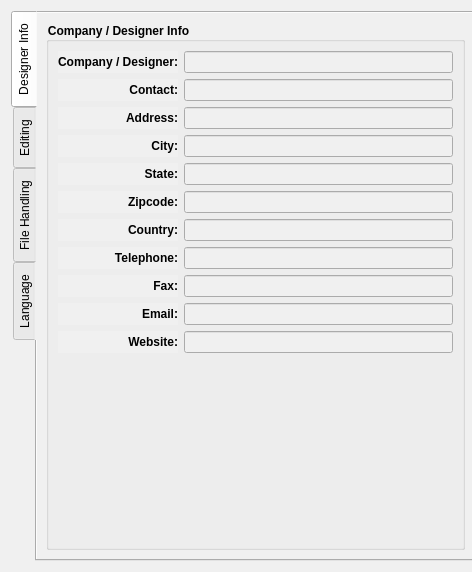
<?xml version="1.0" encoding="UTF-8"?>
<ui version="4.0">
 <class>PreferencesConfigurationPage</class>
 <widget class="QWidget" name="PreferencesConfigurationPage">
  <property name="geometry">
   <rect>
    <x>0</x>
    <y>0</y>
    <width>472</width>
    <height>572</height>
   </rect>
  </property>
  <property name="minimumSize">
   <size>
    <width>100</width>
    <height>100</height>
   </size>
  </property>
  <property name="maximumSize">
   <size>
    <width>487</width>
    <height>572</height>
   </size>
  </property>
  <property name="windowTitle">
   <string notr="true">Configuration</string>
  </property>
  <property name="styleSheet">
   <string notr="true">background-color: rgb(240, 240, 240);</string>
  </property>
  <layout class="QVBoxLayout" name="verticalLayout_13">
   <item>
    <widget class="QTabWidget" name="company_Tab">
     <property name="sizePolicy">
      <sizepolicy hsizetype="Fixed" vsizetype="Fixed">
       <horstretch>0</horstretch>
       <verstretch>0</verstretch>
      </sizepolicy>
     </property>
     <property name="minimumSize">
      <size>
       <width>465</width>
       <height>550</height>
      </size>
     </property>
     <property name="maximumSize">
      <size>
       <width>465</width>
       <height>550</height>
      </size>
     </property>
     <property name="font">
      <font>
       <pointsize>9</pointsize>
      </font>
     </property>
     <property name="autoFillBackground">
      <bool>false</bool>
     </property>
     <property name="tabPosition">
      <enum>QTabWidget::West</enum>
     </property>
     <property name="currentIndex">
      <number>0</number>
     </property>
     <widget class="QWidget" name="tab">
      <attribute name="title">
       <string>Designer Info</string>
      </attribute>
      <layout class="QVBoxLayout" name="verticalLayout_14">
       <item>
        <widget class="QGroupBox" name="groupBox">
         <property name="font">
          <font>
           <bold>true</bold>
          </font>
         </property>
         <property name="title">
          <string>Company / Designer Info</string>
         </property>
         <layout class="QVBoxLayout" name="verticalLayout_12">
          <item>
           <layout class="QFormLayout" name="formLayout">
            <item row="0" column="0">
             <widget class="QLabel" name="company_Label">
              <property name="minimumSize">
               <size>
                <width>120</width>
                <height>0</height>
               </size>
              </property>
              <property name="text">
               <string>Company / Designer:</string>
              </property>
              <property name="alignment">
               <set>Qt::AlignRight|Qt::AlignTrailing|Qt::AlignVCenter</set>
              </property>
             </widget>
            </item>
            <item row="0" column="1">
             <widget class="QLineEdit" name="companyName_LineEdit">
              <property name="autoFillBackground">
               <bool>false</bool>
              </property>
              <property name="frame">
               <bool>true</bool>
              </property>
              <property name="clearButtonEnabled">
               <bool>true</bool>
              </property>
             </widget>
            </item>
            <item row="1" column="0">
             <widget class="QLabel" name="contact_Label">
              <property name="minimumSize">
               <size>
                <width>120</width>
                <height>0</height>
               </size>
              </property>
              <property name="text">
               <string>Contact:</string>
              </property>
              <property name="alignment">
               <set>Qt::AlignRight|Qt::AlignTrailing|Qt::AlignVCenter</set>
              </property>
             </widget>
            </item>
            <item row="1" column="1">
             <widget class="QLineEdit" name="contact_LineEdit">
              <property name="clearButtonEnabled">
               <bool>true</bool>
              </property>
             </widget>
            </item>
            <item row="2" column="0">
             <widget class="QLabel" name="address_Label">
              <property name="minimumSize">
               <size>
                <width>120</width>
                <height>0</height>
               </size>
              </property>
              <property name="text">
               <string>Address:</string>
              </property>
              <property name="alignment">
               <set>Qt::AlignRight|Qt::AlignTrailing|Qt::AlignVCenter</set>
              </property>
             </widget>
            </item>
            <item row="2" column="1">
             <widget class="QLineEdit" name="address_LineEdit">
              <property name="clearButtonEnabled">
               <bool>true</bool>
              </property>
             </widget>
            </item>
            <item row="3" column="0">
             <widget class="QLabel" name="city_Label">
              <property name="minimumSize">
               <size>
                <width>120</width>
                <height>0</height>
               </size>
              </property>
              <property name="text">
               <string>City:</string>
              </property>
              <property name="alignment">
               <set>Qt::AlignRight|Qt::AlignTrailing|Qt::AlignVCenter</set>
              </property>
             </widget>
            </item>
            <item row="3" column="1">
             <widget class="QLineEdit" name="city_LineEdit">
              <property name="clearButtonEnabled">
               <bool>true</bool>
              </property>
             </widget>
            </item>
            <item row="4" column="0">
             <widget class="QLabel" name="state_Label">
              <property name="minimumSize">
               <size>
                <width>120</width>
                <height>0</height>
               </size>
              </property>
              <property name="text">
               <string>State:</string>
              </property>
              <property name="alignment">
               <set>Qt::AlignRight|Qt::AlignTrailing|Qt::AlignVCenter</set>
              </property>
             </widget>
            </item>
            <item row="4" column="1">
             <widget class="QLineEdit" name="state_LineEdit">
              <property name="clearButtonEnabled">
               <bool>true</bool>
              </property>
             </widget>
            </item>
            <item row="5" column="0">
             <widget class="QLabel" name="zipcode_Label">
              <property name="minimumSize">
               <size>
                <width>120</width>
                <height>0</height>
               </size>
              </property>
              <property name="text">
               <string>Zipcode:</string>
              </property>
              <property name="alignment">
               <set>Qt::AlignRight|Qt::AlignTrailing|Qt::AlignVCenter</set>
              </property>
             </widget>
            </item>
            <item row="5" column="1">
             <widget class="QLineEdit" name="zipcode_LineEdit">
              <property name="clearButtonEnabled">
               <bool>true</bool>
              </property>
             </widget>
            </item>
            <item row="6" column="0">
             <widget class="QLabel" name="country_Label">
              <property name="minimumSize">
               <size>
                <width>120</width>
                <height>0</height>
               </size>
              </property>
              <property name="text">
               <string>Country:</string>
              </property>
              <property name="alignment">
               <set>Qt::AlignRight|Qt::AlignTrailing|Qt::AlignVCenter</set>
              </property>
             </widget>
            </item>
            <item row="6" column="1">
             <widget class="QLineEdit" name="country_LineEdit">
              <property name="clearButtonEnabled">
               <bool>true</bool>
              </property>
             </widget>
            </item>
            <item row="7" column="0">
             <widget class="QLabel" name="telephone_Label">
              <property name="minimumSize">
               <size>
                <width>120</width>
                <height>0</height>
               </size>
              </property>
              <property name="text">
               <string>Telephone:</string>
              </property>
              <property name="alignment">
               <set>Qt::AlignRight|Qt::AlignTrailing|Qt::AlignVCenter</set>
              </property>
             </widget>
            </item>
            <item row="7" column="1">
             <widget class="QLineEdit" name="telephone_LineEdit">
              <property name="clearButtonEnabled">
               <bool>true</bool>
              </property>
             </widget>
            </item>
            <item row="8" column="0">
             <widget class="QLabel" name="fax_Label">
              <property name="minimumSize">
               <size>
                <width>120</width>
                <height>0</height>
               </size>
              </property>
              <property name="text">
               <string>Fax:</string>
              </property>
              <property name="alignment">
               <set>Qt::AlignRight|Qt::AlignTrailing|Qt::AlignVCenter</set>
              </property>
             </widget>
            </item>
            <item row="8" column="1">
             <widget class="QLineEdit" name="fax_LineEdit">
              <property name="clearButtonEnabled">
               <bool>true</bool>
              </property>
             </widget>
            </item>
            <item row="9" column="0">
             <widget class="QLabel" name="email_Label">
              <property name="minimumSize">
               <size>
                <width>120</width>
                <height>0</height>
               </size>
              </property>
              <property name="text">
               <string>Email:</string>
              </property>
              <property name="alignment">
               <set>Qt::AlignRight|Qt::AlignTrailing|Qt::AlignVCenter</set>
              </property>
             </widget>
            </item>
            <item row="9" column="1">
             <widget class="QLineEdit" name="email_LineEdit">
              <property name="clearButtonEnabled">
               <bool>true</bool>
              </property>
             </widget>
            </item>
            <item row="10" column="0">
             <widget class="QLabel" name="website_Label">
              <property name="minimumSize">
               <size>
                <width>120</width>
                <height>0</height>
               </size>
              </property>
              <property name="text">
               <string>Website:</string>
              </property>
              <property name="alignment">
               <set>Qt::AlignRight|Qt::AlignTrailing|Qt::AlignVCenter</set>
              </property>
             </widget>
            </item>
            <item row="10" column="1">
             <widget class="QLineEdit" name="website_LineEdit">
              <property name="clearButtonEnabled">
               <bool>true</bool>
              </property>
             </widget>
            </item>
           </layout>
          </item>
          <item>
           <spacer name="verticalSpacer_4">
            <property name="orientation">
             <enum>Qt::Vertical</enum>
            </property>
            <property name="sizeHint" stdset="0">
             <size>
              <width>20</width>
              <height>177</height>
             </size>
            </property>
           </spacer>
          </item>
         </layout>
        </widget>
       </item>
      </layout>
     </widget>
     <widget class="QWidget" name="editing_Tab">
      <attribute name="title">
       <string>Editing</string>
      </attribute>
      <layout class="QVBoxLayout" name="verticalLayout_9">
       <item>
        <widget class="QGroupBox" name="undo_GroupBox">
         <property name="minimumSize">
          <size>
           <width>0</width>
           <height>0</height>
          </size>
         </property>
         <property name="maximumSize">
          <size>
           <width>16777215</width>
           <height>16777215</height>
          </size>
         </property>
         <property name="font">
          <font>
           <pointsize>9</pointsize>
           <bold>true</bold>
          </font>
         </property>
         <property name="title">
          <string>Undo</string>
         </property>
         <layout class="QVBoxLayout" name="verticalLayout_3">
          <property name="topMargin">
           <number>6</number>
          </property>
          <property name="bottomMargin">
           <number>6</number>
          </property>
          <item>
           <layout class="QHBoxLayout" name="horizontalLayout_5">
            <item>
             <widget class="QLabel" name="undoCount_Label">
              <property name="minimumSize">
               <size>
                <width>140</width>
                <height>0</height>
               </size>
              </property>
              <property name="maximumSize">
               <size>
                <width>16777215</width>
                <height>16777215</height>
               </size>
              </property>
              <property name="font">
               <font>
                <pointsize>9</pointsize>
               </font>
              </property>
              <property name="text">
               <string>Count step:</string>
              </property>
              <property name="alignment">
               <set>Qt::AlignRight|Qt::AlignTrailing|Qt::AlignVCenter</set>
              </property>
             </widget>
            </item>
            <item>
             <widget class="QSpinBox" name="undoCount_SpinBox">
              <property name="minimumSize">
               <size>
                <width>80</width>
                <height>0</height>
               </size>
              </property>
              <property name="font">
               <font>
                <pointsize>9</pointsize>
               </font>
              </property>
              <property name="styleSheet">
               <string notr="true">background-color: rgb(255, 255, 255);</string>
              </property>
              <property name="alignment">
               <set>Qt::AlignRight|Qt::AlignTrailing|Qt::AlignVCenter</set>
              </property>
             </widget>
            </item>
            <item>
             <widget class="QLabel" name="label_10">
              <property name="font">
               <font>
                <pointsize>9</pointsize>
               </font>
              </property>
              <property name="text">
               <string> (0 - no limit)</string>
              </property>
             </widget>
            </item>
            <item>
             <spacer name="horizontalSpacer_5">
              <property name="orientation">
               <enum>Qt::Horizontal</enum>
              </property>
              <property name="sizeHint" stdset="0">
               <size>
                <width>40</width>
                <height>20</height>
               </size>
              </property>
             </spacer>
            </item>
           </layout>
          </item>
         </layout>
        </widget>
       </item>
       <item>
        <widget class="QGroupBox" name="selectionSound_GroupBox">
         <property name="minimumSize">
          <size>
           <width>0</width>
           <height>0</height>
          </size>
         </property>
         <property name="font">
          <font>
           <pointsize>9</pointsize>
           <bold>true</bold>
          </font>
         </property>
         <property name="title">
          <string>Selection sound</string>
         </property>
         <layout class="QVBoxLayout" name="verticalLayout_11">
          <property name="topMargin">
           <number>6</number>
          </property>
          <property name="bottomMargin">
           <number>6</number>
          </property>
          <item>
           <layout class="QHBoxLayout" name="horizontalLayout_8">
            <item>
             <widget class="QLabel" name="selectionSound__Label">
              <property name="minimumSize">
               <size>
                <width>140</width>
                <height>0</height>
               </size>
              </property>
              <property name="font">
               <font>
                <pointsize>9</pointsize>
               </font>
              </property>
              <property name="text">
               <string>Sound:</string>
              </property>
              <property name="alignment">
               <set>Qt::AlignRight|Qt::AlignTrailing|Qt::AlignVCenter</set>
              </property>
             </widget>
            </item>
            <item>
             <widget class="QComboBox" name="selectionSound_ComboBox">
              <property name="sizePolicy">
               <sizepolicy hsizetype="Expanding" vsizetype="Fixed">
                <horstretch>0</horstretch>
                <verstretch>0</verstretch>
               </sizepolicy>
              </property>
              <property name="minimumSize">
               <size>
                <width>0</width>
                <height>0</height>
               </size>
              </property>
              <property name="font">
               <font>
                <pointsize>9</pointsize>
               </font>
              </property>
              <property name="locale">
               <locale language="English" country="UnitedStates"/>
              </property>
              <property name="currentText">
               <string notr="true">silent</string>
              </property>
              <property name="placeholderText">
               <string notr="true"/>
              </property>
              <item>
               <property name="text">
                <string notr="true">silent</string>
               </property>
              </item>
              <item>
               <property name="text">
                <string notr="true">button_click</string>
               </property>
              </item>
              <item>
               <property name="text">
                <string notr="true">mouse1_click</string>
               </property>
              </item>
              <item>
               <property name="text">
                <string notr="true">mouse2_click</string>
               </property>
              </item>
              <item>
               <property name="text">
                <string notr="true">mouse3_click</string>
               </property>
              </item>
              <item>
               <property name="text">
                <string notr="true">camera_click</string>
               </property>
              </item>
              <item>
               <property name="text">
                <string notr="true">camera_buzz</string>
               </property>
              </item>
              <item>
               <property name="text">
                <string notr="true">clock_click</string>
               </property>
              </item>
              <item>
               <property name="text">
                <string notr="true">clock_beep</string>
               </property>
              </item>
              <item>
               <property name="text">
                <string notr="true">microwave_beep</string>
               </property>
              </item>
              <item>
               <property name="text">
                <string notr="true">coffeemaker_click</string>
               </property>
              </item>
              <item>
               <property name="text">
                <string notr="true">coffeemaker2_click</string>
               </property>
              </item>
              <item>
               <property name="text">
                <string notr="true">inspirstar_click</string>
               </property>
              </item>
              <item>
               <property name="text">
                <string notr="true">phone2_click</string>
               </property>
              </item>
              <item>
               <property name="text">
                <string notr="true">phone1_click</string>
               </property>
              </item>
              <item>
               <property name="text">
                <string notr="true">scissors_click</string>
               </property>
              </item>
              <item>
               <property name="text">
                <string notr="true">wallswitch_click</string>
               </property>
              </item>
              <item>
               <property name="text">
                <string notr="true">buzz_click</string>
               </property>
              </item>
             </widget>
            </item>
           </layout>
          </item>
         </layout>
        </widget>
       </item>
       <item>
        <widget class="QGroupBox" name="patternEditing_GroupBox">
         <property name="minimumSize">
          <size>
           <width>0</width>
           <height>0</height>
          </size>
         </property>
         <property name="maximumSize">
          <size>
           <width>16777215</width>
           <height>16777215</height>
          </size>
         </property>
         <property name="font">
          <font>
           <pointsize>9</pointsize>
           <bold>true</bold>
          </font>
         </property>
         <property name="title">
          <string>Pattern Editing Warnings</string>
         </property>
         <layout class="QVBoxLayout" name="verticalLayout_7">
          <property name="topMargin">
           <number>6</number>
          </property>
          <property name="bottomMargin">
           <number>6</number>
          </property>
          <item>
           <layout class="QVBoxLayout" name="verticalLayout_8">
            <item>
             <widget class="QCheckBox" name="confirmItemDelete_CheckBox">
              <property name="font">
               <font>
                <pointsize>9</pointsize>
               </font>
              </property>
              <property name="text">
               <string>Confirm Item Delete</string>
              </property>
              <property name="checked">
               <bool>true</bool>
              </property>
             </widget>
            </item>
            <item>
             <widget class="QCheckBox" name="confirmFormatRewriting_CheckBox">
              <property name="font">
               <font>
                <pointsize>9</pointsize>
               </font>
              </property>
              <property name="text">
               <string>Confirm Format Rewriting</string>
              </property>
              <property name="checked">
               <bool>true</bool>
              </property>
             </widget>
            </item>
           </layout>
          </item>
         </layout>
        </widget>
       </item>
       <item>
        <widget class="QGroupBox" name="suffix_GroupBox">
         <property name="minimumSize">
          <size>
           <width>0</width>
           <height>0</height>
          </size>
         </property>
         <property name="maximumSize">
          <size>
           <width>16777215</width>
           <height>16777215</height>
          </size>
         </property>
         <property name="font">
          <font>
           <pointsize>9</pointsize>
           <bold>true</bold>
          </font>
         </property>
         <property name="title">
          <string>Operations Default Suffix</string>
         </property>
         <layout class="QVBoxLayout" name="verticalLayout_2">
          <property name="topMargin">
           <number>6</number>
          </property>
          <property name="bottomMargin">
           <number>6</number>
          </property>
          <item>
           <layout class="QHBoxLayout" name="horizontalLayout_6">
            <item>
             <widget class="QLabel" name="label_11">
              <property name="minimumSize">
               <size>
                <width>140</width>
                <height>0</height>
               </size>
              </property>
              <property name="font">
               <font>
                <pointsize>9</pointsize>
               </font>
              </property>
              <property name="text">
               <string>Mirror by axis suffix:</string>
              </property>
              <property name="alignment">
               <set>Qt::AlignRight|Qt::AlignTrailing|Qt::AlignVCenter</set>
              </property>
             </widget>
            </item>
            <item>
             <widget class="QComboBox" name="mirrorByAxisSuffix_ComboBox">
              <property name="sizePolicy">
               <sizepolicy hsizetype="Expanding" vsizetype="Fixed">
                <horstretch>0</horstretch>
                <verstretch>0</verstretch>
               </sizepolicy>
              </property>
              <property name="minimumSize">
               <size>
                <width>0</width>
                <height>0</height>
               </size>
              </property>
              <property name="font">
               <font>
                <pointsize>9</pointsize>
               </font>
              </property>
             </widget>
            </item>
           </layout>
          </item>
          <item>
           <layout class="QHBoxLayout" name="horizontalLayout_7">
            <item>
             <widget class="QLabel" name="label_12">
              <property name="minimumSize">
               <size>
                <width>140</width>
                <height>0</height>
               </size>
              </property>
              <property name="font">
               <font>
                <pointsize>9</pointsize>
               </font>
              </property>
              <property name="text">
               <string>Mirror by line suffix:</string>
              </property>
              <property name="alignment">
               <set>Qt::AlignRight|Qt::AlignTrailing|Qt::AlignVCenter</set>
              </property>
             </widget>
            </item>
            <item>
             <widget class="QComboBox" name="mirrorByLineSuffix_ComboBox">
              <property name="sizePolicy">
               <sizepolicy hsizetype="Expanding" vsizetype="Fixed">
                <horstretch>0</horstretch>
                <verstretch>0</verstretch>
               </sizepolicy>
              </property>
              <property name="minimumSize">
               <size>
                <width>0</width>
                <height>0</height>
               </size>
              </property>
              <property name="font">
               <font>
                <pointsize>9</pointsize>
               </font>
              </property>
             </widget>
            </item>
           </layout>
          </item>
          <item>
           <layout class="QHBoxLayout" name="horizontalLayout">
            <item>
             <widget class="QLabel" name="label_13">
              <property name="minimumSize">
               <size>
                <width>140</width>
                <height>0</height>
               </size>
              </property>
              <property name="font">
               <font>
                <pointsize>9</pointsize>
               </font>
              </property>
              <property name="text">
               <string>Move suffix:</string>
              </property>
              <property name="alignment">
               <set>Qt::AlignRight|Qt::AlignTrailing|Qt::AlignVCenter</set>
              </property>
             </widget>
            </item>
            <item>
             <widget class="QComboBox" name="moveSuffix_ComboBox">
              <property name="sizePolicy">
               <sizepolicy hsizetype="Expanding" vsizetype="Fixed">
                <horstretch>0</horstretch>
                <verstretch>0</verstretch>
               </sizepolicy>
              </property>
              <property name="minimumSize">
               <size>
                <width>0</width>
                <height>0</height>
               </size>
              </property>
              <property name="font">
               <font>
                <pointsize>9</pointsize>
               </font>
              </property>
             </widget>
            </item>
           </layout>
          </item>
          <item>
           <layout class="QHBoxLayout" name="horizontalLayout_2">
            <item>
             <widget class="QLabel" name="label_14">
              <property name="minimumSize">
               <size>
                <width>140</width>
                <height>0</height>
               </size>
              </property>
              <property name="font">
               <font>
                <pointsize>9</pointsize>
               </font>
              </property>
              <property name="text">
               <string>Rotate suffix:</string>
              </property>
              <property name="alignment">
               <set>Qt::AlignRight|Qt::AlignTrailing|Qt::AlignVCenter</set>
              </property>
             </widget>
            </item>
            <item>
             <widget class="QComboBox" name="rotateSuffix_ComboBox">
              <property name="sizePolicy">
               <sizepolicy hsizetype="Expanding" vsizetype="Fixed">
                <horstretch>0</horstretch>
                <verstretch>0</verstretch>
               </sizepolicy>
              </property>
              <property name="minimumSize">
               <size>
                <width>0</width>
                <height>0</height>
               </size>
              </property>
              <property name="font">
               <font>
                <pointsize>9</pointsize>
               </font>
              </property>
             </widget>
            </item>
           </layout>
          </item>
         </layout>
        </widget>
       </item>
       <item>
        <spacer name="verticalSpacer_3">
         <property name="orientation">
          <enum>Qt::Vertical</enum>
         </property>
         <property name="sizeHint" stdset="0">
          <size>
           <width>20</width>
           <height>40</height>
          </size>
         </property>
        </spacer>
       </item>
      </layout>
     </widget>
     <widget class="QWidget" name="fileHandling_Tab">
      <attribute name="title">
       <string>File Handling</string>
      </attribute>
      <layout class="QVBoxLayout" name="verticalLayout_6">
       <item>
        <widget class="QGroupBox" name="autoSave_CheckBox">
         <property name="minimumSize">
          <size>
           <width>0</width>
           <height>0</height>
          </size>
         </property>
         <property name="maximumSize">
          <size>
           <width>16777215</width>
           <height>16777215</height>
          </size>
         </property>
         <property name="font">
          <font>
           <pointsize>9</pointsize>
           <bold>true</bold>
          </font>
         </property>
         <property name="title">
          <string>Enable Autosave</string>
         </property>
         <property name="checkable">
          <bool>true</bool>
         </property>
         <layout class="QVBoxLayout" name="verticalLayout">
          <item>
           <layout class="QHBoxLayout" name="horizontalLayout_4">
            <item>
             <widget class="QLabel" name="interval_Label">
              <property name="minimumSize">
               <size>
                <width>140</width>
                <height>0</height>
               </size>
              </property>
              <property name="font">
               <font>
                <pointsize>9</pointsize>
                <bold>false</bold>
               </font>
              </property>
              <property name="text">
               <string>Interval:</string>
              </property>
              <property name="alignment">
               <set>Qt::AlignRight|Qt::AlignTrailing|Qt::AlignVCenter</set>
              </property>
             </widget>
            </item>
            <item>
             <widget class="QSpinBox" name="autoInterval_Spinbox">
              <property name="sizePolicy">
               <sizepolicy hsizetype="Minimum" vsizetype="Fixed">
                <horstretch>0</horstretch>
                <verstretch>0</verstretch>
               </sizepolicy>
              </property>
              <property name="minimumSize">
               <size>
                <width>120</width>
                <height>0</height>
               </size>
              </property>
              <property name="font">
               <font>
                <pointsize>9</pointsize>
                <bold>false</bold>
               </font>
              </property>
              <property name="styleSheet">
               <string notr="true">background-color: rgb(255, 255, 255);</string>
              </property>
              <property name="alignment">
               <set>Qt::AlignRight|Qt::AlignTrailing|Qt::AlignVCenter</set>
              </property>
              <property name="suffix">
               <string> min</string>
              </property>
              <property name="prefix">
               <string>Every </string>
              </property>
              <property name="minimum">
               <number>1</number>
              </property>
              <property name="maximum">
               <number>60</number>
              </property>
             </widget>
            </item>
            <item>
             <spacer name="horizontalSpacer_6">
              <property name="orientation">
               <enum>Qt::Horizontal</enum>
              </property>
              <property name="sizeHint" stdset="0">
               <size>
                <width>40</width>
                <height>20</height>
               </size>
              </property>
             </spacer>
            </item>
           </layout>
          </item>
         </layout>
        </widget>
       </item>
       <item>
        <widget class="QGroupBox" name="exportFormat_GroupBox">
         <property name="minimumSize">
          <size>
           <width>0</width>
           <height>0</height>
          </size>
         </property>
         <property name="maximumSize">
          <size>
           <width>16777215</width>
           <height>16777215</height>
          </size>
         </property>
         <property name="font">
          <font>
           <bold>true</bold>
          </font>
         </property>
         <property name="title">
          <string>Export Format</string>
         </property>
         <layout class="QVBoxLayout" name="verticalLayout_5">
          <item>
           <widget class="QCheckBox" name="useModeType_CheckBox">
            <property name="text">
             <string>Include mode type in filename</string>
            </property>
           </widget>
          </item>
          <item>
           <widget class="QCheckBox" name="uselastExportFormat_CheckBox">
            <property name="text">
             <string>Save last used</string>
            </property>
           </widget>
          </item>
          <item>
           <layout class="QHBoxLayout" name="horizontalLayout_3">
            <item>
             <widget class="QLabel" name="defaultExportFormat_Label">
              <property name="minimumSize">
               <size>
                <width>140</width>
                <height>0</height>
               </size>
              </property>
              <property name="text">
               <string>Default:</string>
              </property>
              <property name="alignment">
               <set>Qt::AlignRight|Qt::AlignTrailing|Qt::AlignVCenter</set>
              </property>
             </widget>
            </item>
            <item>
             <widget class="ExportFormatCombobox" name="defaultExportFormat_ComboBox">
              <property name="sizePolicy">
               <sizepolicy hsizetype="Expanding" vsizetype="Fixed">
                <horstretch>0</horstretch>
                <verstretch>0</verstretch>
               </sizepolicy>
              </property>
              <property name="minimumSize">
               <size>
                <width>240</width>
                <height>0</height>
               </size>
              </property>
             </widget>
            </item>
           </layout>
          </item>
         </layout>
        </widget>
       </item>
       <item>
        <spacer name="verticalSpacer">
         <property name="orientation">
          <enum>Qt::Vertical</enum>
         </property>
         <property name="sizeHint" stdset="0">
          <size>
           <width>20</width>
           <height>353</height>
          </size>
         </property>
        </spacer>
       </item>
      </layout>
     </widget>
     <widget class="QWidget" name="language_Tab">
      <attribute name="title">
       <string>Language</string>
      </attribute>
      <layout class="QVBoxLayout" name="verticalLayout_10">
       <item>
        <widget class="QGroupBox" name="language_GroupBox">
         <property name="minimumSize">
          <size>
           <width>0</width>
           <height>0</height>
          </size>
         </property>
         <property name="maximumSize">
          <size>
           <width>16777215</width>
           <height>16777215</height>
          </size>
         </property>
         <property name="font">
          <font>
           <pointsize>9</pointsize>
           <bold>true</bold>
          </font>
         </property>
         <property name="title">
          <string>Language</string>
         </property>
         <layout class="QVBoxLayout" name="verticalLayout_4">
          <item>
           <layout class="QHBoxLayout" name="horizontalLayout_11">
            <item>
             <widget class="QLabel" name="label_6">
              <property name="minimumSize">
               <size>
                <width>140</width>
                <height>0</height>
               </size>
              </property>
              <property name="font">
               <font>
                <pointsize>9</pointsize>
               </font>
              </property>
              <property name="text">
               <string>GUI language:</string>
              </property>
              <property name="alignment">
               <set>Qt::AlignRight|Qt::AlignTrailing|Qt::AlignVCenter</set>
              </property>
             </widget>
            </item>
            <item>
             <widget class="QComboBox" name="langCombo">
              <property name="sizePolicy">
               <sizepolicy hsizetype="Expanding" vsizetype="Fixed">
                <horstretch>0</horstretch>
                <verstretch>0</verstretch>
               </sizepolicy>
              </property>
              <property name="minimumSize">
               <size>
                <width>240</width>
                <height>0</height>
               </size>
              </property>
              <property name="font">
               <font>
                <pointsize>9</pointsize>
               </font>
              </property>
             </widget>
            </item>
           </layout>
          </item>
          <item>
           <layout class="QHBoxLayout" name="horizontalLayout_12">
            <item>
             <widget class="QLabel" name="label_7">
              <property name="minimumSize">
               <size>
                <width>140</width>
                <height>0</height>
               </size>
              </property>
              <property name="font">
               <font>
                <pointsize>9</pointsize>
               </font>
              </property>
              <property name="text">
               <string>Decimal separator:</string>
              </property>
              <property name="alignment">
               <set>Qt::AlignRight|Qt::AlignTrailing|Qt::AlignVCenter</set>
              </property>
             </widget>
            </item>
            <item>
             <widget class="QCheckBox" name="osOptionCheck">
              <property name="minimumSize">
               <size>
                <width>200</width>
                <height>0</height>
               </size>
              </property>
              <property name="font">
               <font>
                <pointsize>9</pointsize>
               </font>
              </property>
              <property name="text">
               <string notr="true">&lt; User locale &gt;</string>
              </property>
              <property name="checked">
               <bool>true</bool>
              </property>
             </widget>
            </item>
            <item>
             <spacer name="horizontalSpacer_13">
              <property name="orientation">
               <enum>Qt::Horizontal</enum>
              </property>
              <property name="sizeHint" stdset="0">
               <size>
                <width>40</width>
                <height>20</height>
               </size>
              </property>
             </spacer>
            </item>
           </layout>
          </item>
          <item>
           <layout class="QHBoxLayout" name="horizontalLayout_13">
            <item>
             <widget class="QLabel" name="label_8">
              <property name="minimumSize">
               <size>
                <width>140</width>
                <height>0</height>
               </size>
              </property>
              <property name="font">
               <font>
                <pointsize>9</pointsize>
               </font>
              </property>
              <property name="text">
               <string>Default unit:</string>
              </property>
              <property name="alignment">
               <set>Qt::AlignRight|Qt::AlignTrailing|Qt::AlignVCenter</set>
              </property>
             </widget>
            </item>
            <item>
             <widget class="QComboBox" name="unitCombo">
              <property name="sizePolicy">
               <sizepolicy hsizetype="Expanding" vsizetype="Fixed">
                <horstretch>0</horstretch>
                <verstretch>0</verstretch>
               </sizepolicy>
              </property>
              <property name="minimumSize">
               <size>
                <width>240</width>
                <height>0</height>
               </size>
              </property>
              <property name="font">
               <font>
                <pointsize>9</pointsize>
               </font>
              </property>
             </widget>
            </item>
           </layout>
          </item>
          <item>
           <layout class="QHBoxLayout" name="horizontalLayout_14">
            <item>
             <widget class="QLabel" name="label_9">
              <property name="minimumSize">
               <size>
                <width>140</width>
                <height>0</height>
               </size>
              </property>
              <property name="font">
               <font>
                <pointsize>9</pointsize>
               </font>
              </property>
              <property name="text">
               <string>Label language:</string>
              </property>
              <property name="alignment">
               <set>Qt::AlignRight|Qt::AlignTrailing|Qt::AlignVCenter</set>
              </property>
             </widget>
            </item>
            <item>
             <widget class="QComboBox" name="labelCombo">
              <property name="sizePolicy">
               <sizepolicy hsizetype="Expanding" vsizetype="Fixed">
                <horstretch>0</horstretch>
                <verstretch>0</verstretch>
               </sizepolicy>
              </property>
              <property name="minimumSize">
               <size>
                <width>240</width>
                <height>0</height>
               </size>
              </property>
              <property name="font">
               <font>
                <pointsize>9</pointsize>
               </font>
              </property>
             </widget>
            </item>
           </layout>
          </item>
          <item>
           <spacer name="verticalSpacer_2">
            <property name="orientation">
             <enum>Qt::Vertical</enum>
            </property>
            <property name="sizeHint" stdset="0">
             <size>
              <width>20</width>
              <height>40</height>
             </size>
            </property>
           </spacer>
          </item>
         </layout>
        </widget>
       </item>
      </layout>
     </widget>
    </widget>
   </item>
  </layout>
 </widget>
 <customwidgets>
  <customwidget>
   <class>ExportFormatCombobox</class>
   <extends>QComboBox</extends>
   <header>export_format_combobox.h</header>
  </customwidget>
 </customwidgets>
 <resources/>
 <connections/>
</ui>
